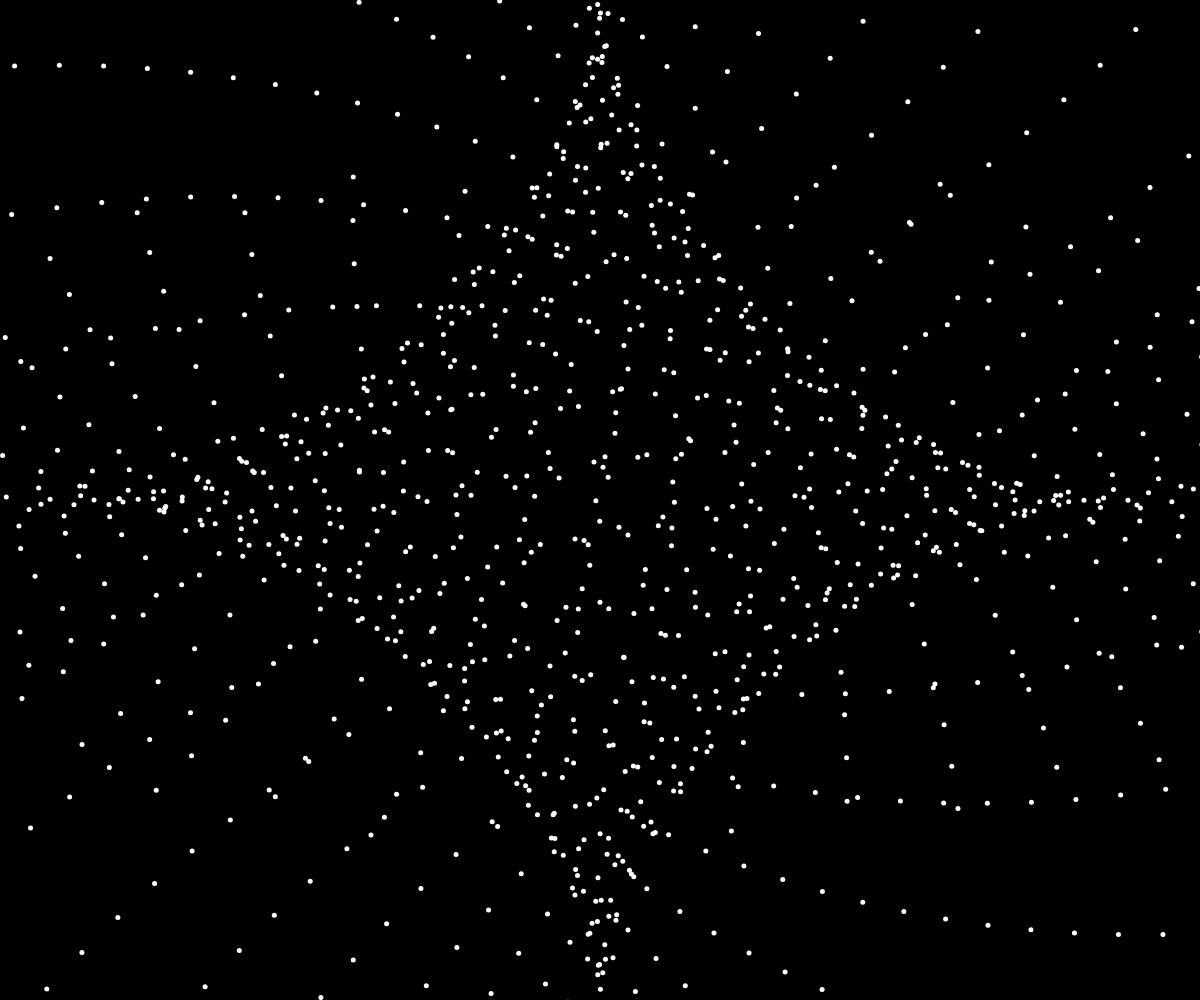
Frame 1 (no input)
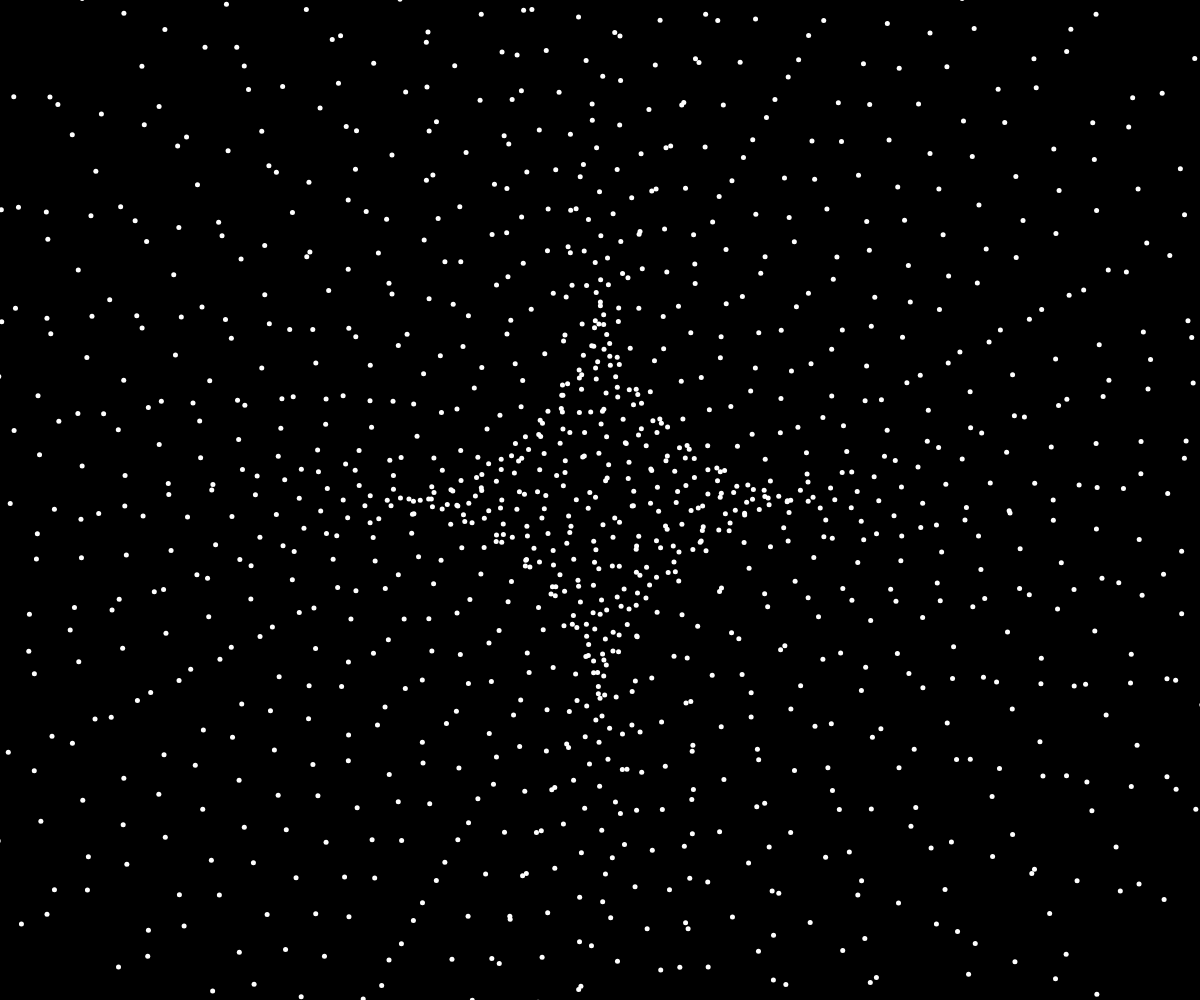
Frame 60 (no input)
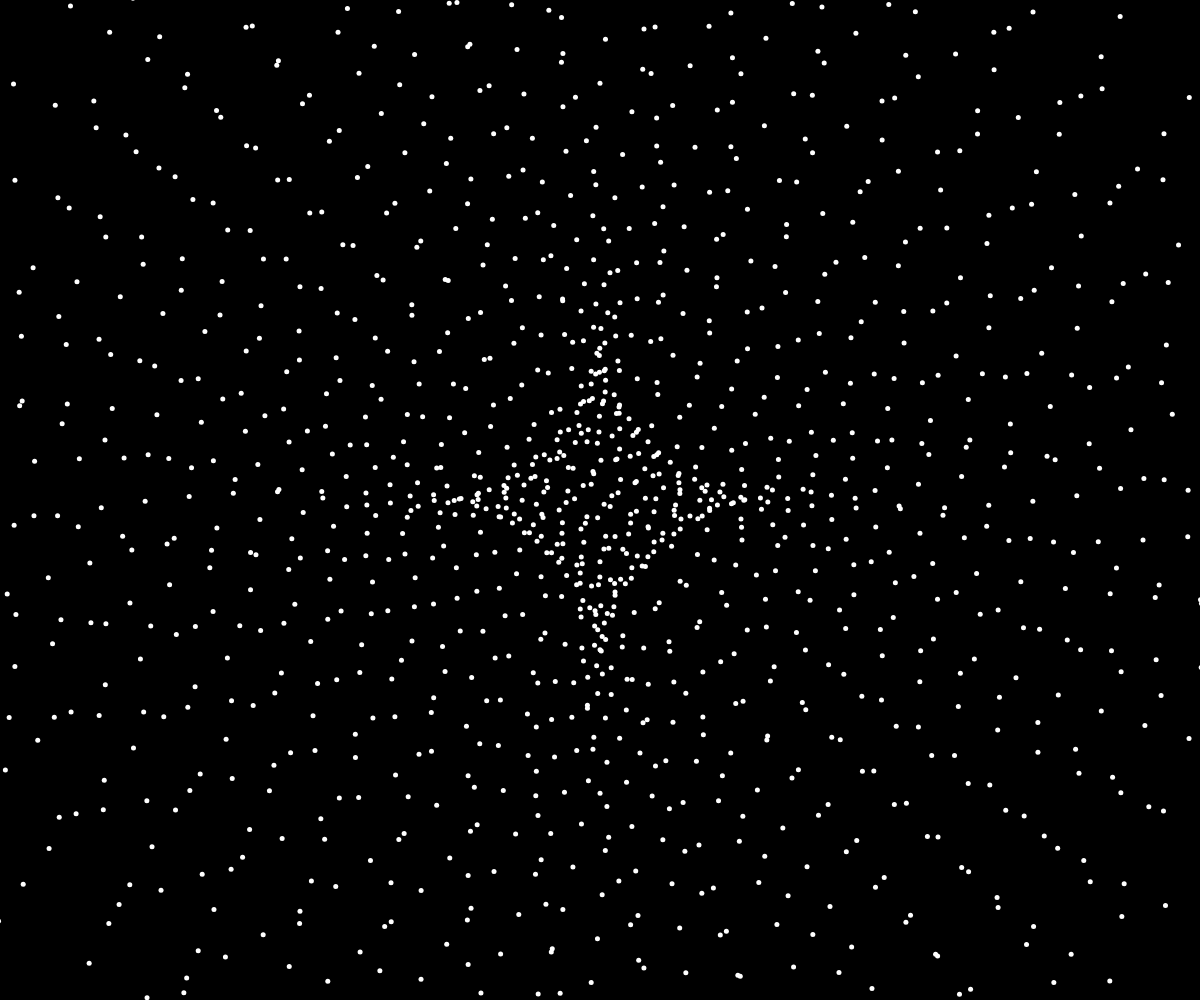
Frame 120 (the mouse pressed at the canvas centre since frame 60)

The p5.js sketch that drew these frames (run headless with seeded random() and noise() and a simulated clock; from frame 60 on, the mouse is pressed at the canvas centre):

// p5.js sketch
// ── sketch.js
const width=window.innerWidth;
const height=window.innerHeight;

setup = function(){
    createCanvas(width,height);
    noStroke();
}



function draw() {
    var time = millis();
    background(0);
    for(i=0;i<2000;i++){
        x=width/2 + (
            sin(time/2000 + i) * (cos(time/2000)*500 - i + 350)
            );
        y=height/2 + (
            cos(time/2000 + i) * (sin(time/2000)*500 - i + 350)
            );

        circle(x,y,5);
    }

}
